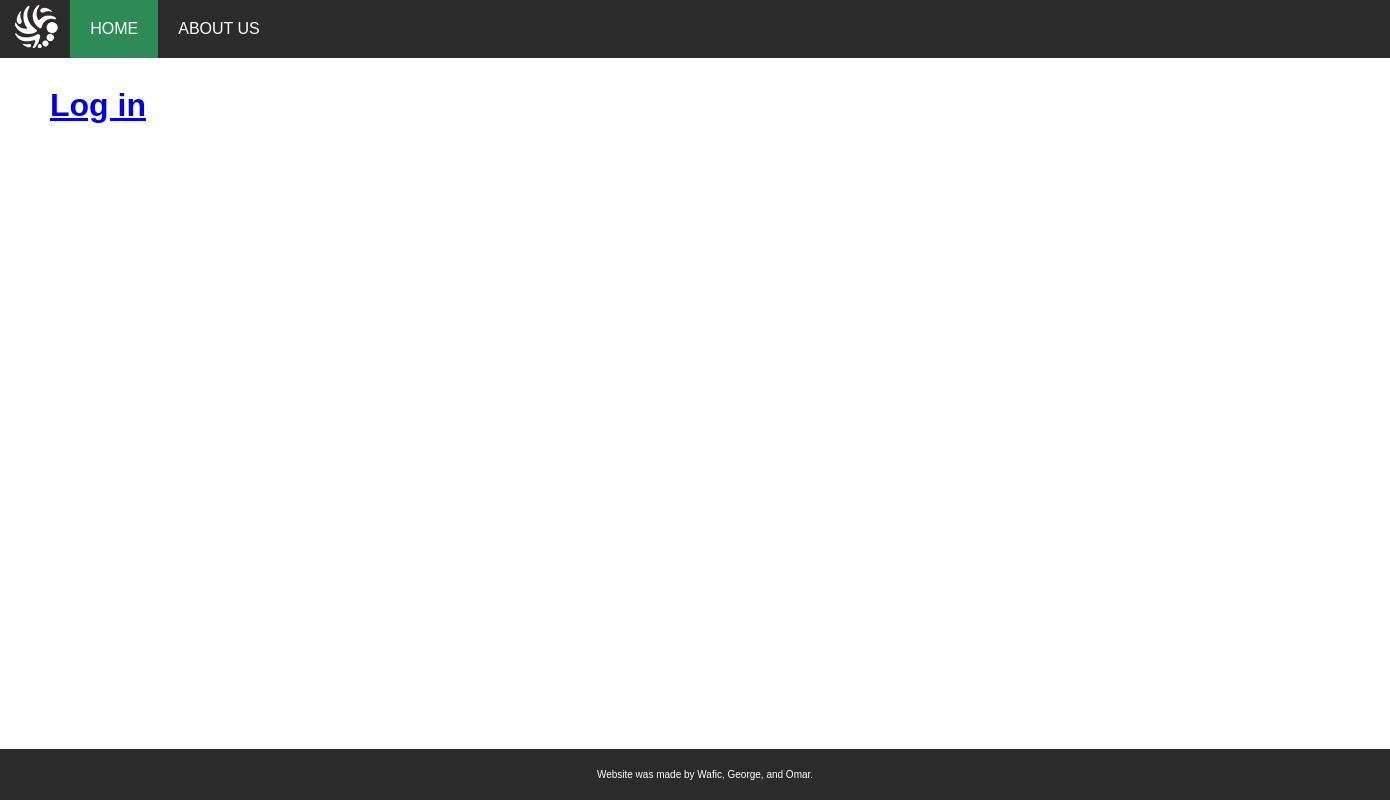
The app's page /Code/staff-homepage.php (signed in), older data.
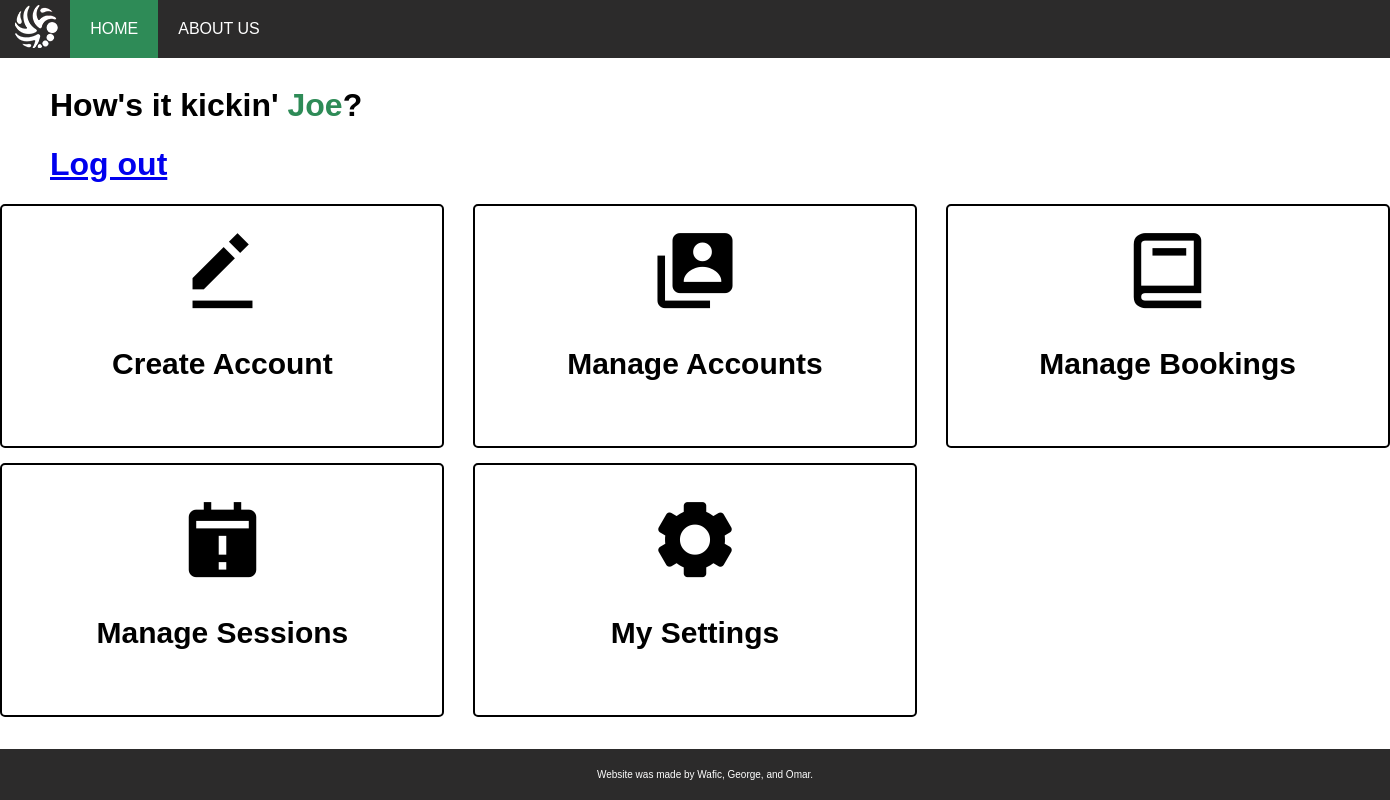
The same page, newer data.
### tables this page shows
CREATE TABLE `registration` (
  `id` int(11) NOT NULL,
  `firstName` varchar(50) NOT NULL,
  `lastName` varchar(50) NOT NULL,
  `status` enum('s','m','c','a') NOT NULL,
  `email` varchar(50) NOT NULL,
  `password` varchar(255) NOT NULL,
  `number` int(12) NOT NULL
);

### Code/staff-homepage.php (the view, shortened to what this page needs)
<?php
if (isset($_SESSION["user_id"])) {
    $mysqli = require __DIR__ . "/demo.php";
    $sql = "SELECT * FROM registration
            WHERE id = {$_SESSION["user_id"]}";
    $result = $mysqli->query($sql);
    $user = $result->fetch_assoc();
    $isRole = $user["status"] ==='s';
}
?>
<!DOCTYPE html>
<html lang="en">
    <head>
        <link rel="stylesheet" href="Styles/style_staff_home.css">
        <link href='https://unpkg.com/boxicons@2.1.4/css/boxicons.min.css' rel='stylesheet'>
    </head>
    <body>
        <ul class="menubar">
            <a href=""><img src="images/SFlogo.png" alt="Our Logo"></a>
            <li><a class="active" href="staff-homepage.php"> HOME </a></li>
            <li><a href="aboutus.php"> ABOUT US </a></li>
        </ul>
        <p style="padding-top: 50px;"></p>
        <?php if(isset($user) && $isRole): ?>
        <h1 style="margin-left: 50px;"> How's it kickin' <span class="welcome_name"> <?= htmlspecialchars($user["firstName"]) ?></span>?</h1>
        <h1 style="margin-left: 50px;"> <a href="logout.php">Log out</a></h1>
            <div class="menu_select">
                <a href="create-account.php"><div class="row1"><i class='bx bxs-edit-alt'></i><p>Create Account</p></div></a>
                <a href="manage_accounts.php"><div class="row1"><i class='bx bxs-user-account'></i><p>Manage Accounts</p></div></a>
                <a href="manage_bookings.php"><div class="row1"><i class='bx bx-book'></i><p>Manage Bookings</p></div></a>
                <a href="manage_sessions.php"><div class="row2"><i class='bx bxs-calendar-exclamation' ></i><p>Manage Sessions</p></div></a>
                <a href="settings.php"><div class="row2"><i class='bx bxs-cog'></i><p>My Settings</p></div></a>
            </div>
        <?php else: ?>
            <h1 style="margin-left: 50px;"> <a href="login.php">Log in</a></h1>
        <?php endif; ?>
            <div class="footer">
                <div class="icons">
                    <p style="font-size: 10px;">Website was made by Wafic, George, and Omar.</p>
                </div>
            </div>
    </body>
</html>

Row changes from the older to the newer data that the page shows:
now on this page (row edited): registration: firstName "Joe"
changed registration: status "m" → "s" (drawn)
Text that changed along with them:
text no longer shown: "Log in"
text now shown: "How's it kickin' ? Log out Create Account Manage Accounts Manage Bookings Manage Sessions My Settings"
